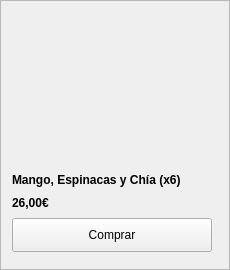
                       <widget class="QFrame" name="frame_5">
                        <property name="minimumSize">
                         <size>
                          <width>230</width>
                          <height>270</height>
                         </size>
                        </property>
                        <property name="maximumSize">
                         <size>
                          <width>230</width>
                          <height>270</height>
                         </size>
                        </property>
                        <property name="frameShape">
                         <enum>QFrame::StyledPanel</enum>
                        </property>
                        <property name="frameShadow">
                         <enum>QFrame::Raised</enum>
                        </property>
                        <layout class="QVBoxLayout" name="verticalLayout_25">
                         <item>
                          <widget class="QLabel" name="labelm_zumo_5">
                           <property name="minimumSize">
                            <size>
                             <width>200</width>
                             <height>150</height>
                            </size>
                           </property>
                           <property name="maximumSize">
                            <size>
                             <width>200</width>
                             <height>150</height>
                            </size>
                           </property>
                           <property name="styleSheet">
                            <string notr="true">border-image: url(:/imagenes_zumos/z_zumos5.jpg);</string>
                           </property>
                           <property name="text">
                            <string/>
                           </property>
                          </widget>
                         </item>
                         <item>
                          <widget class="QLabel" name="label_25">
                           <property name="maximumSize">
                            <size>
                             <width>16777215</width>
                             <height>15</height>
                            </size>
                           </property>
                           <property name="font">
                            <font>
                             <weight>75</weight>
                             <bold>true</bold>
                             <stylestrategy>PreferDefault</stylestrategy>
                            </font>
                           </property>
                           <property name="text">
                            <string>Mango, Espinacas y Chía (x6)</string>
                           </property>
                          </widget>
                         </item>
                         <item>
                          <widget class="QLabel" name="label_27">
                           <property name="maximumSize">
                            <size>
                             <width>16777215</width>
                             <height>15</height>
                            </size>
                           </property>
                           <property name="font">
                            <font>
                             <weight>75</weight>
                             <bold>true</bold>
                            </font>
                           </property>
                           <property name="text">
                            <string>26,00€</string>
                           </property>
                          </widget>
                         </item>
                         <item>
                          <widget class="QPushButton" name="botonComprar_11">
                           <property name="minimumSize">
                            <size>
                             <width>200</width>
                             <height>34</height>
                            </size>
                           </property>
                           <property name="maximumSize">
                            <size>
                             <width>200</width>
                             <height>34</height>
                            </size>
                           </property>
                           <property name="text">
                            <string>Comprar</string>
                           </property>
                          </widget>
                         </item>
                        </layout>
                       </widget>
